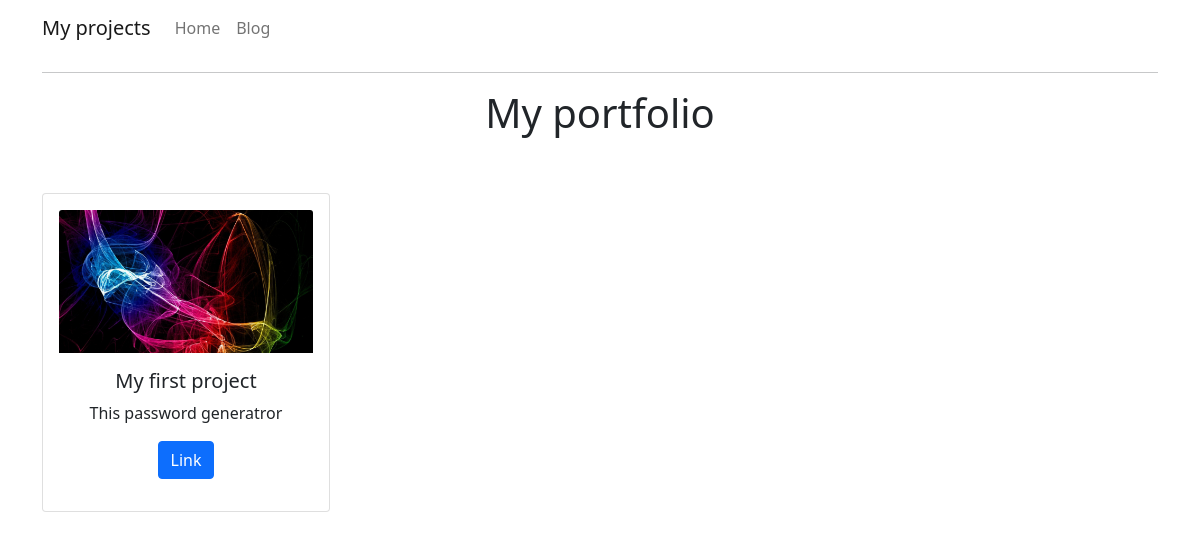
The page / on the database its author committed.
### portfolio/models.py (models this page shows)
class Project(models.Model):
    title = models.CharField(max_length=150)
    description = models.CharField(max_length=250)
    image = models.ImageField(upload_to="portfolio/images")
    url = models.URLField(blank=True)

### portfolio/views.py (the view)
# urls.py: path('', views.home, name="home"),
def home(request):
    projects = Project.objects.all()
    return render(request, 'portfolio/home.html', {'projects': projects})

### portfolio/templates/portfolio/home.html
{% extends 'portfolio/base.html' %}
{% block content %}
    {% load static %}
    <div class="container text-center">
        <hr>
        <h1>My portfolio</h1>
        <br>
        <br>
        {% for project in projects %}
        <div class="card" style="width: 18rem;">
            <div class="card-body">
                <p><img src="{{ project.image.url }}" class="card-img-top"></p>
                <h5 class="card-title">{{ project.title }}</h2>
                <p class="card-text">{{ project.description }}</p>
                {% if project.url %}
                    <p><a href="{{ project.url }}" class="btn btn-primary">Link</a></p>
                {% endif %}
            </div>
        </div>
        {% endfor %}
    </div>
{% endblock %}

### rows shown on the page
Project: image (picture), title "My first project", description "This password generatror"
